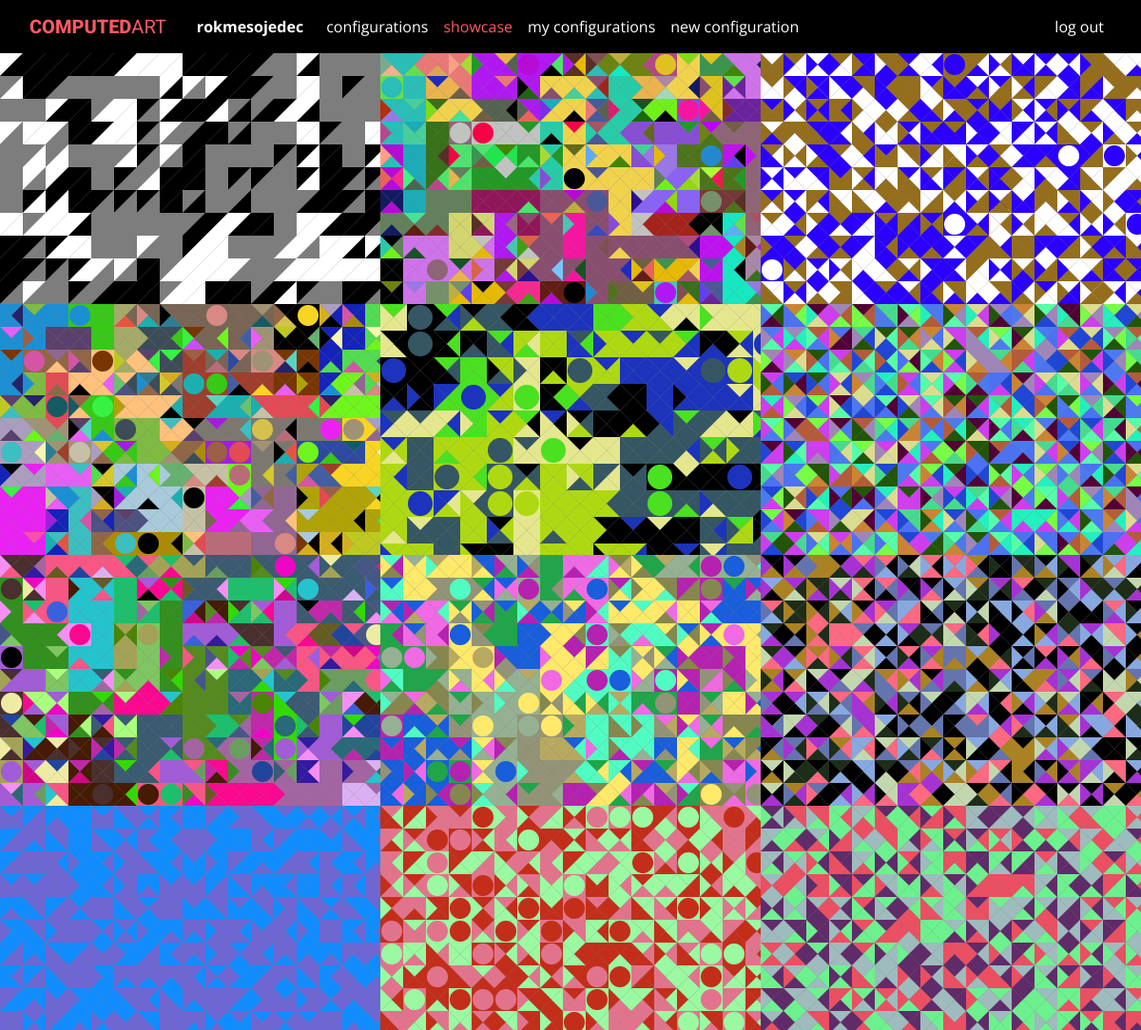
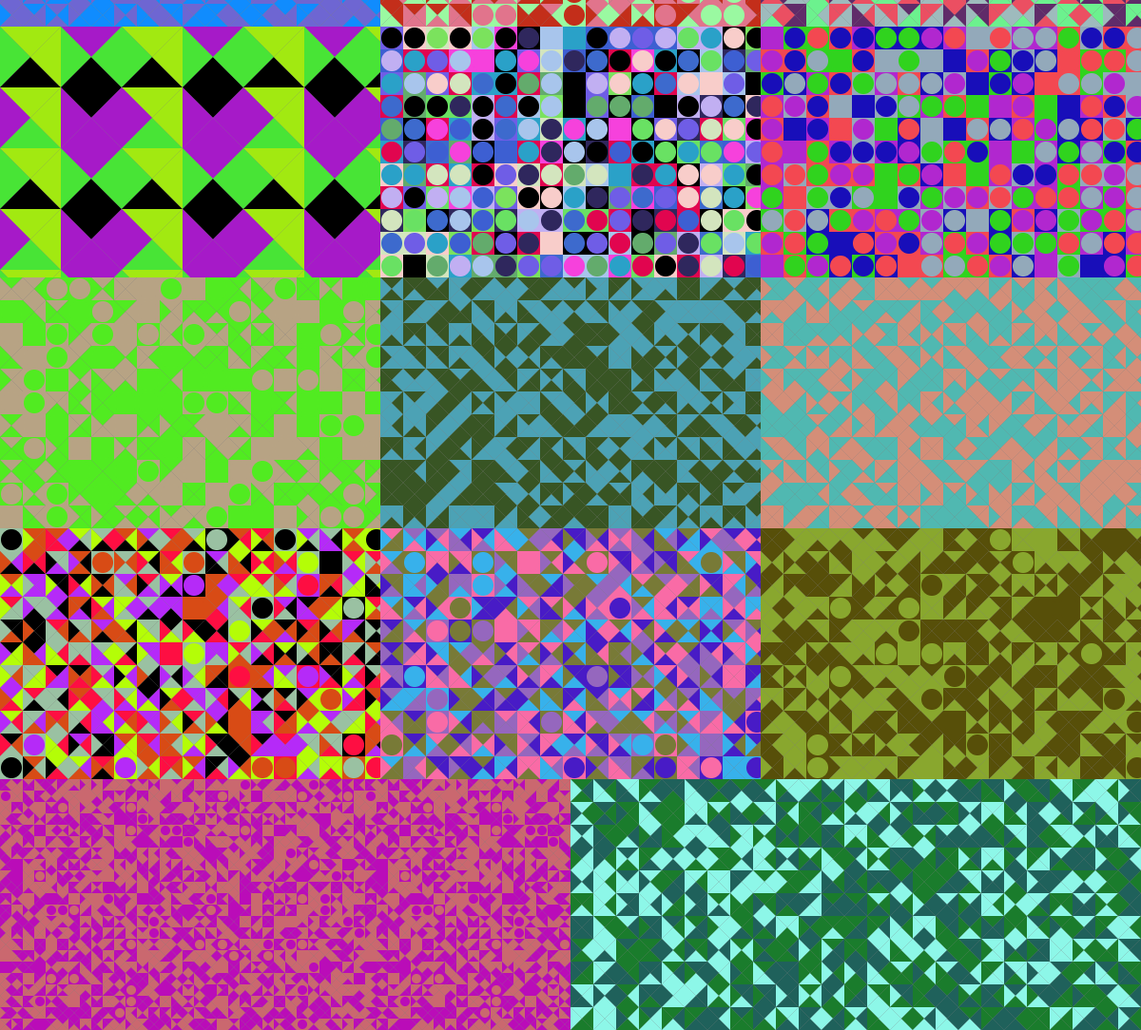
The app's page / (signed in) with its own data (2 pictures, top to bottom).
### computedart/models.py (models this page shows)
class User(AbstractUser):
    pass

class Configuration(models.Model):
    author = models.ForeignKey(
        User, on_delete=models.CASCADE, related_name="listing_author", editable=False
    )
    title = models.CharField(max_length=256)
    square_size = models.PositiveSmallIntegerField(
        validators=[MinValueValidator(4), MaxValueValidator(200)]
    )
    grid_width = models.PositiveSmallIntegerField(
        validators=[MinValueValidator(1), MaxValueValidator(1000)]
    )
    grid_height = models.PositiveSmallIntegerField(
        validators=[MinValueValidator(1), MaxValueValidator(1000)]
    )
    circle_chance = models.PositiveSmallIntegerField(
        validators=[MinValueValidator(0), MaxValueValidator(100)]
    )
    color_chance = models.PositiveSmallIntegerField(
        validators=[MinValueValidator(0), MaxValueValidator(100)]
    )
    created = models.DateTimeField(auto_now_add=True, blank=True)
    image_file = models.ImageField(upload_to="images/%Y/%m/%d/", blank=True, null=True)
    animate = models.BooleanField()

### computedart/views.py (the view)
# urls.py: path("", views.showcase, name="showcase"),
def showcase(request):
    return render(
        request,
        "computedart/showcase.html",
        {
            "selected": "showcase",
            "configs": Configuration.objects.order_by("-created").exclude(
                image_file=""
            ),
        },
    )

### computedart/templates/computedart/showcase.html (shortened to what this page needs)
{% extends "computedart/layout.html" %}
{% load static %}
{% block body %}
{% if configs %}
    {% for config in configs %}
        {% if forloop.counter0|divisibleby:3 %}
            {% if forloop.counter0 != 0 %}
                </div>
            {% endif %}
            <div class="row">
        {% endif %}
            <div class="col md-4 showcase" style="background-image: url('{{ config.image_file.url }}')">
            </div>
    {% endfor %}
{% endif %}
{% endblock %}

### computedart/templates/computedart/layout.html (shortened to what this page needs)
{% load static %}
<!DOCTYPE html>
<html lang="en">
    <head>
        <link href="{% static 'computedart/css/styles.css' %}" rel="stylesheet">
    </head>
    <body>
        <nav class="navbar navbar-expand-lg navbar-dark bg-dark">
            <div class="container-fluid">
                <a class="navbar-brand" href="{% url 'showcase' %}"><span>COMPUTED</span>ART</a>
                <div class="collapse navbar-collapse" id="navbarToggle">
                    <ul class="navbar-nav mr-auto">
                        {% if user.is_authenticated %}
                            <li class="nav-item">
                                <strong>{{ user.username }}</strong>
                            </li>
                        {% endif %}
                        <li class="nav-item">
                        <a class="nav-link{% if selected == 'configurations' %} selected{% endif %}" href="{% url 'config' %}" >Configurations</a>
                        </li>
                        <li class="nav-item">
                            <a class="nav-link{% if selected == 'showcase' %} selected{% endif %}" href="{% url 'showcase' %}" >Showcase</a>
                        </li>
                        {% if user.is_authenticated %}
                            <li class="nav-item">
                                <a class="nav-link{% if selected == 'myconfig' %} selected{% endif %}" href="{% url 'user_configs' user_id=user.id %}" >My configurations</a>
                            </li>
                            <li class="nav-item">
                                <a class="nav-link{% if selected == 'createconfig' %} selected{% endif %}" href="{% url 'create' %}" >New Configuration</a>
                            </li>
                        {% endif %}
                    </ul>
                    <ul class="navbar-nav">
                        {% if not user.is_authenticated%}
                            <li class="nav-item">
                                <a class="nav-link" href="{% url 'login' %}" >Log In</a>
                            </li>
                            <li class="nav-item">
                                <a class="nav-link" href="{% url 'register' %}">Register</a>
                            </li>
                        {% else %}
                            <li class="nav-item">
                                <a class="nav-link" href="{% url 'logout' %}">Log Out</a>
                            </li>
                        {% endif%}
                    </ul>
                </div>
            </div>
        </nav>
        <div class="body">
            {% block body %}
            {% endblock %}
    </body>
</html>

### records on screen
User: username "rokmesojedec"
Configuration: image_file (picture)
Configuration: image_file (picture)
Configuration: image_file (picture)
Configuration: image_file (picture)
Configuration: image_file (picture)
Configuration: image_file (picture)
Configuration: image_file (picture)
Configuration: image_file (picture)
Configuration: image_file (picture)
Configuration: image_file (picture)
Configuration: image_file (picture)
Configuration: image_file (picture)
Configuration: image_file (picture)
Configuration: image_file (picture)
Configuration: image_file (picture)
Configuration: image_file (picture)
Configuration: image_file (picture)
Configuration: image_file (picture)
Configuration: image_file (picture)
Configuration: image_file (picture)
Configuration: image_file (picture)
Configuration: image_file (picture)
Configuration: image_file (picture)
